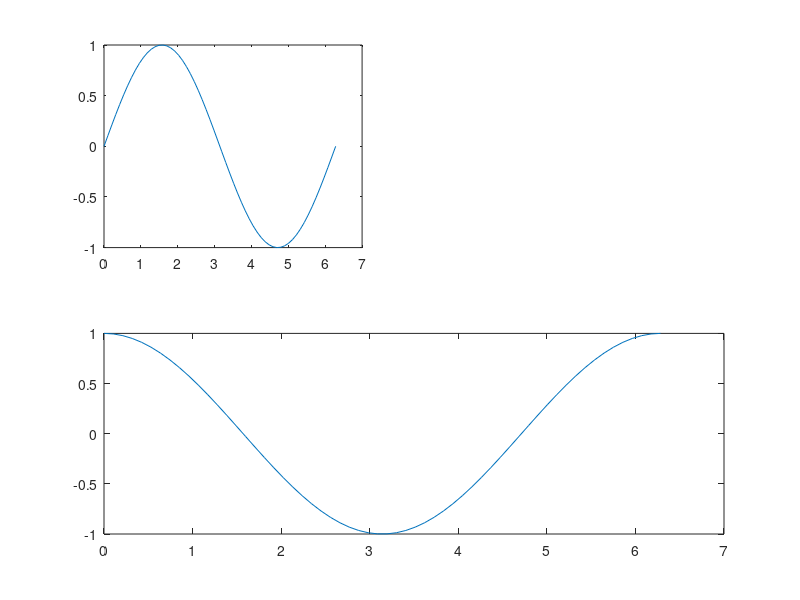

Here is the MATLAB script that generated this plot:
%1. 二维平面图
%多行注释CTRL 人， 取消ctrl t
% x = 0:0.01:2*pi;
% y = sin(x);
% figure %建立一个幕布
% plot(x,y)
% title("y = sin(x)")
% xlabel("x") 
% ylabel("sin(x)")
% xlim([0 2*pi]) 


% x = 0:0.01:20;
% y1 = 200*exp(-0.05*x).*sin(x);
% y2 = 0.8*exp(-0.5*x).*sin(10*x);
% figure
% [AX,H1,h2] = plotyy(x,y1,x,y2,"plot");

%三维绘图
t = 0:pi/50:10*pi;
plot3(sin(t),cos(t),t)
xlabel("sin(t)")
ylabel("cos(t)")
zlabel("t")
grid on %在幕布上添加网格

%双峰图
[x, y, z] = peaks(30);
mesh(x,y,z);
grid

%画子图
x = linspace(0,2*pi,60);
subplot(2,2,1);
plot(x,sin(x));

subplot(2,1,2);
plot(x,cos(x));
